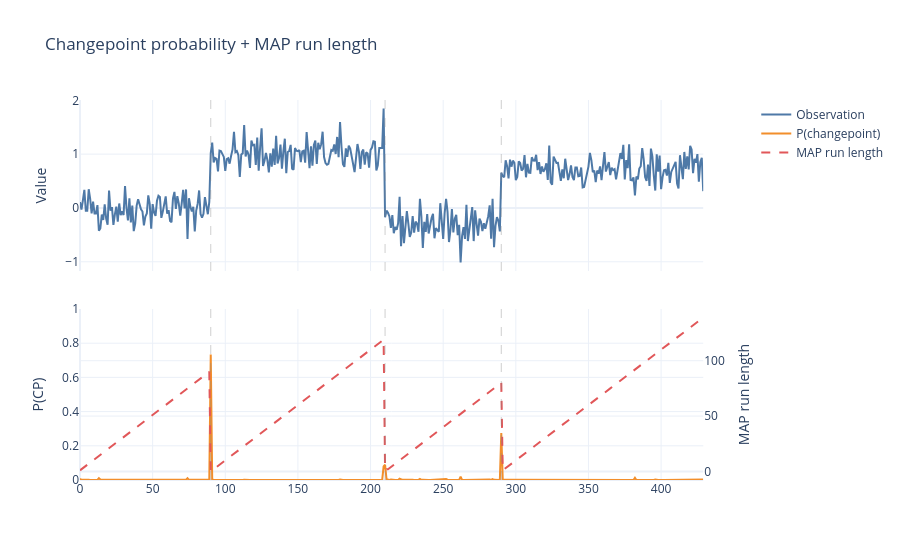

The notebook cell this image was saved under:
### Markdown cell above
## 5. Changepoint probability ``cp_prob`` (``posterior_r[0]``)

``cp_prob`` is the probability that the current timestep is a changepoint. Use it as a
score in threshold-based alerting.

### Code cell
fig = make_subplots(
    rows=2,
    cols=1,
    shared_xaxes=True,
    vertical_spacing=0.1,
    specs=[[{}], [{"secondary_y": True}]],
)
fig.add_trace(go.Scatter(x=df["t"], y=df["value"], name="Observation", line=dict(color="#4E79A7", width=2)), row=1, col=1)
fig.add_trace(go.Scatter(x=df["t"], y=df["cp_prob"], name="P(changepoint)", line=dict(color="#F28E2B", width=2)), row=2, col=1, secondary_y=False)
fig.add_trace(go.Scatter(x=df["t"], y=df["map_r"], name="MAP run length", line=dict(color="#E15759", width=2, dash="dash")), row=2, col=1, secondary_y=True)
for cp in changepoints:
    fig.add_vline(x=cp, line=dict(color="#888", dash="dash", width=1), opacity=0.4)
fig.update_yaxes(title_text="Value", row=1, col=1)
fig.update_yaxes(title_text="P(CP)", range=[0, 1], row=2, col=1, secondary_y=False)
fig.update_yaxes(title_text="MAP run length", row=2, col=1, secondary_y=True)
fig.update_layout(title="Changepoint probability + MAP run length", height=560, template="plotly_white")
fig

### Figure 1 — Plotly figure (JSON) as saved in the notebook; plotly's stock layout.template omitted (floating-point values rounded to 4 significant figures; data arrays with more than 128 entries replaced by an {"elided": "..."} marker saying what was removed)
{"data": [{"line": {"color": "#4E79A7", "width": 2}, "name": "Observation", "type": "scatter", "x": {"elided": "430 int values"}, "xaxis": "x", "y": {"elided": "430 float values"}, "yaxis": "y"}, {"line": {"color": "#F28E2B", "width": 2}, "name": "P(changepoint)", "type": "scatter", "x": {"elided": "430 int values"}, "xaxis": "x2", "y": {"elided": "430 float values"}, "yaxis": "y2"}, {"line": {"color": "#E15759", "dash": "dash", "width": 2}, "name": "MAP run length", "type": "scatter", "x": {"elided": "430 int values"}, "xaxis": "x2", "y": {"elided": "430 int values"}, "yaxis": "y3"}], "layout": {"autosize": true, "shapes": [{"line": {"color": "#888", "dash": "dash", "width": 1}, "opacity": 0.4, "type": "line", "x0": 90, "x1": 90, "xref": "x", "y0": 0, "y1": 1, "yref": "y domain"}, {"line": {"color": "#888", "dash": "dash", "width": 1}, "opacity": 0.4, "type": "line", "x0": 90, "x1": 90, "xref": "x2", "y0": 0, "y1": 1, "yref": "y2 domain"}, {"line": {"color": "#888", "dash": "dash", "width": 1}, "opacity": 0.4, "type": "line", "x0": 210, "x1": 210, "xref": "x", "y0": 0, "y1": 1, "yref": "y domain"}, {"line": {"color": "#888", "dash": "dash", "width": 1}, "opacity": 0.4, "type": "line", "x0": 210, "x1": 210, "xref": "x2", "y0": 0, "y1": 1, "yref": "y2 domain"}, {"line": {"color": "#888", "dash": "dash", "width": 1}, "opacity": 0.4, "type": "line", "x0": 290, "x1": 290, "xref": "x", "y0": 0, "y1": 1, "yref": "y domain"}, {"line": {"color": "#888", "dash": "dash", "width": 1}, "opacity": 0.4, "type": "line", "x0": 290, "x1": 290, "xref": "x2", "y0": 0, "y1": 1, "yref": "y2 domain"}], "title": {"text": "Changepoint probability + MAP run length"}, "xaxis": {"anchor": "y", "autorange": true, "domain": [0, 0.94], "matches": "x2", "range": [0, 429], "showticklabels": false, "type": "linear"}, "xaxis2": {"anchor": "y2", "autorange": true, "domain": [0, 0.94], "range": [0, 429], "type": "linear"}, "yaxis": {"anchor": "x", "autorange": true, "domain": [0.55, 1], "range": [-1.172, 2.007], "title": {"text": "Value"}, "type": "linear"}, "yaxis2": {"anchor": "x2", "domain": [0, 0.45], "range": [0, 1], "title": {"text": "P(CP)"}, "type": "linear"}, "yaxis3": {"anchor": "x2", "autorange": true, "overlaying": "y2", "range": [-7.722, 146.7], "side": "right", "title": {"text": "MAP run length"}, "type": "linear"}}}
